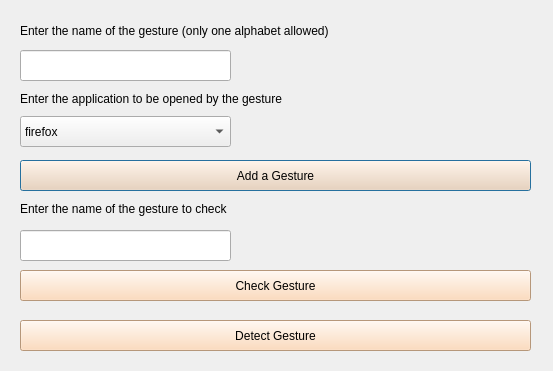
<?xml version="1.0" encoding="UTF-8"?>
<ui version="4.0">
 <class>Gesture</class>
 <widget class="QDialog" name="Gesture">
  <property name="geometry">
   <rect>
    <x>0</x>
    <y>0</y>
    <width>553</width>
    <height>371</height>
   </rect>
  </property>
  <property name="windowTitle">
   <string>Dialog</string>
  </property>
  <widget class="QLineEdit" name="var1">
   <property name="geometry">
    <rect>
     <x>20</x>
     <y>50</y>
     <width>211</width>
     <height>31</height>
    </rect>
   </property>
  </widget>
  <widget class="QLabel" name="label">
   <property name="geometry">
    <rect>
     <x>20</x>
     <y>20</y>
     <width>461</width>
     <height>21</height>
    </rect>
   </property>
   <property name="text">
    <string>Enter the name of the gesture (only one alphabet allowed)</string>
   </property>
  </widget>
  <widget class="QLabel" name="label_2">
   <property name="geometry">
    <rect>
     <x>20</x>
     <y>90</y>
     <width>381</width>
     <height>17</height>
    </rect>
   </property>
   <property name="text">
    <string>Enter the application to be opened by the gesture</string>
   </property>
  </widget>
  <widget class="QComboBox" name="var2">
   <property name="geometry">
    <rect>
     <x>20</x>
     <y>116</y>
     <width>211</width>
     <height>31</height>
    </rect>
   </property>
   <item>
    <property name="text">
     <string>firefox</string>
    </property>
   </item>
   <item>
    <property name="text">
     <string>gedit</string>
    </property>
   </item>
   <item>
    <property name="text">
     <string>texmaker</string>
    </property>
   </item>
   <item>
    <property name="text">
     <string>rhythmbox</string>
    </property>
   </item>
  </widget>
  <widget class="QPushButton" name="pushButton">
   <property name="geometry">
    <rect>
     <x>20</x>
     <y>160</y>
     <width>511</width>
     <height>31</height>
    </rect>
   </property>
   <property name="styleSheet">
    <string notr="true">background-color: rgb(255, 211, 171);
</string>
   </property>
   <property name="text">
    <string>Add a Gesture</string>
   </property>
  </widget>
  <widget class="QLabel" name="label_3">
   <property name="geometry">
    <rect>
     <x>20</x>
     <y>200</y>
     <width>291</width>
     <height>17</height>
    </rect>
   </property>
   <property name="text">
    <string>Enter the name of the gesture to check</string>
   </property>
  </widget>
  <widget class="QLineEdit" name="lineEdit_2">
   <property name="geometry">
    <rect>
     <x>20</x>
     <y>230</y>
     <width>211</width>
     <height>31</height>
    </rect>
   </property>
  </widget>
  <widget class="QPushButton" name="pushButton_2">
   <property name="geometry">
    <rect>
     <x>20</x>
     <y>270</y>
     <width>511</width>
     <height>31</height>
    </rect>
   </property>
   <property name="styleSheet">
    <string notr="true">background-color: rgb(255, 211, 171);
</string>
   </property>
   <property name="text">
    <string>Check Gesture</string>
   </property>
  </widget>
  <widget class="QPushButton" name="pushButton_3">
   <property name="geometry">
    <rect>
     <x>20</x>
     <y>320</y>
     <width>511</width>
     <height>31</height>
    </rect>
   </property>
   <property name="styleSheet">
    <string notr="true">background-color: rgb(255, 211, 171);
</string>
   </property>
   <property name="text">
    <string>Detect Gesture</string>
   </property>
  </widget>
 </widget>
 <resources/>
 <connections/>
</ui>
